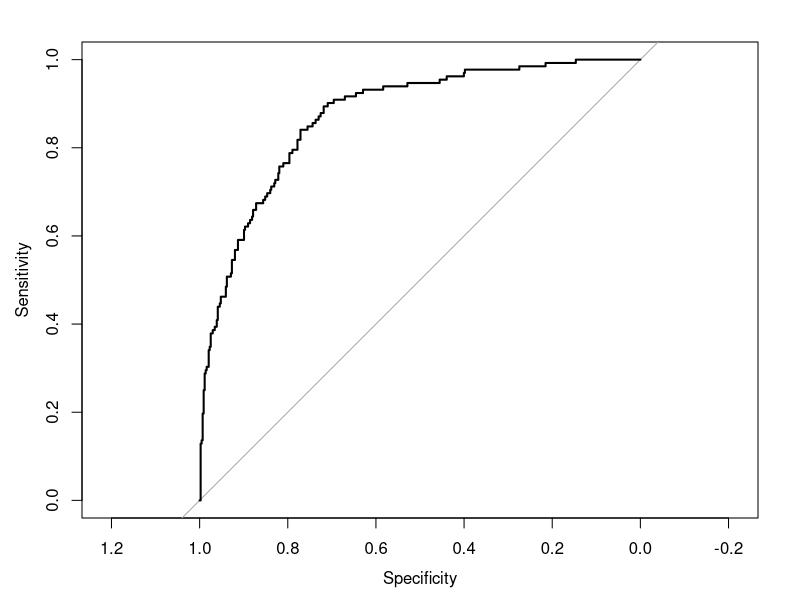
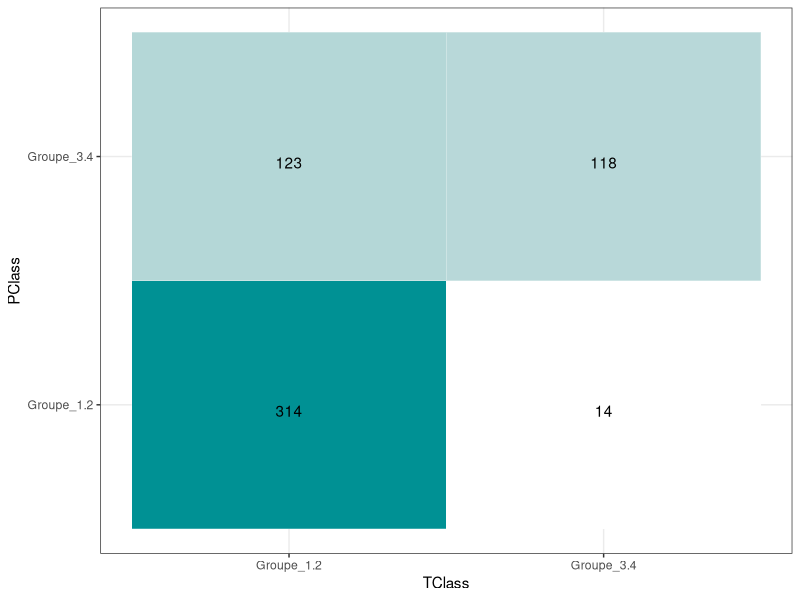

The R source for these figures, in order:
# chargement des packages
library("data.table")
library("dplyr")
library("car")
library("FactoMineR")
library("ggplot2")
library("ROCR")
library("pROC") 
# ---------------------------------------------------------------------------#
######
# importation des données
df <- read.csv(file.path("data/quality_index_rennes.csv"), 
               header=TRUE)
set.seed(45L)
dt_qualite_air <- data.table(df) # transformation en datatable

summary(dt_qualite_air[,23:31]) # résumé pour les données meteo, pour verifier les classes des colonnes

# on enlève les NA:
dt_qualite_air <- dt_qualite_air[which(! is.na(dt_qualite_air$wpgt)),]
dt_qualite_air <- dt_qualite_air[which(! is.na(dt_qualite_air$prcp)),]

# creation de la colonnes qualite_air_groupe
dt_qualite_air[, qualite_air_groupe := ifelse(code_qual %in% c(1, 2), "Groupe_1-2",
                                              ifelse(code_qual %in% c(3, 4), "Groupe_3-4", "Other"))]

dt_qualite_air$qualite_air_groupe<- as.factor(dt_qualite_air$qualite_air_groupe)

## Convertir les degrés en radians
dt_qualite_air <- dt_qualite_air %>%
  mutate(Angle_radians = wdir * pi / 180)

# Calculer les composantes x et y de la direction du vent
dt_qualite_air <- dt_qualite_air %>%
  mutate(Vent_x_est = cos(Angle_radians),
         Vent_y_nord = sin(Angle_radians))

 # ---------------------------------------------------------------------------#
######
#######
# creation du dataframe:
# on ajoute directement la colonne d'interet de groupe de qualité de l'air:
datamodele=data.frame(dt_qualite_air$qualite_air_groupe)
colnames(datamodele)<-"qualite_air_groupe"


# Ajouter un bouton "valider"
# On récupere les variables selectionnees par lutilisateur:
prcp = TRUE
wdir = TRUE
tavg = TRUE
tmin = FALSE
tmax = FALSE
wspd = TRUE   
wpgt = FALSE            
pres = TRUE
## LAG 
lag1=TRUE
lag2=FALSE
lag3=TRUE

# en fonction des variables selectionnées, on cree un nouveau dataframe:

if (prcp){ # si l'utilisateur a selectionne precipitation
  datamodele$prcp <-dt_qualite_air$prcp } # on ajoute la col au dataframe
if (wdir){
  datamodele$vent_x <-dt_qualite_air$Vent_x_est
  datamodele$vent_y <-dt_qualite_air$Vent_y_nord}
if (tmin){
  datamodele$tmin <-dt_qualite_air$tmin}
if (tmax){
  datamodele$tmax <-dt_qualite_air$tmax}
if (wspd){
  datamodele$wspd <-dt_qualite_air$wspd}
if (wpgt){
  datamodele$wpgt <-dt_qualite_air$wpgt}
if (pres){
  datamodele$pres <-dt_qualite_air$pres}
if (tavg){
  datamodele$tavg <-dt_qualite_air$tavg}

## en fonction de ce data frame, on fait les lag:

donnees_lagues1 <- datamodele %>%
  mutate_all(~lag(.))
colnames(donnees_lagues1) <- c("qualite_air_groupe_lag1", "prcp_lag1", "vent_x_lag1","vent_y_lag1","wspd_lag1", "pres_lag1","tavg_lag1")             

donnees_lagues2 <- donnees_lagues1 %>%
  mutate_all(~lag(.))
colnames(donnees_lagues2) <- c("qualite_air_groupe_lag2", "prcp_lag2", "vent_x_lag2","vent_y_lag2","wspd_lag2", "pres_lag2","tavg_lag2")             


donnees_lagues3 <- donnees_lagues2 %>%
  mutate_all(~lag(.))
colnames(donnees_lagues3) <- c("qualite_air_groupe_lag3", "prcp_lag3", "vent_x_lag3","vent_y_lag3","wspd_lag3", "pres_lag3","tavg_lag3")             


# on juxtapose les lag s'ils sont selectionnés:
if (lag1){
  datamodele <- cbind(datamodele, donnees_lagues1[,-1])} 
if (lag2){
  datamodele <- cbind(datamodele, donnees_lagues2[,-1])}
if (lag3){
  datamodele <- cbind(datamodele, donnees_lagues3[,-1])}

# en fonction des lags choisis, on enlèves les premières lignes
if (lag3){
  datamodele <- datamodele[-c(1:3),]
} else if (lag2){  datamodele <- datamodele[-c(1:2),]
}else if (lag1){
  datamodele <- datamodele[-c(1),]
}


## -----------------------------------------------------##
######
## Test du modeles avec les variables de l'utilisateur
## Creation des data train (80%) et test (20%)


# séparation en train et en test
n.train <- round(nrow(datamodele)*0.80,0)
train_indices <- sample(1:nrow(datamodele), n.train)

# Create the training dataset (data.train)
datamodele.train <- datamodele[train_indices, ]

# Create the testing dataset (data.test)
datamodele.test <- datamodele[-train_indices, ]

### ensuite on constuit le modèle et on le test
library("caret")

# Model estimations
#fitControl.LGOCV <- trainControl(
#  method = "LGOCV",
#  number=10,
#  p=0.6
#)

#mod.glm.LGOCV <- train(
#  qualite_air_groupe ~ .,
#  data=datamodele.train,
#  method="glm",
#  trControl = fitControl.LGOCV
#)

# pred.glm.grid <- predict(mod.glm.LGOCV,newdata=datamodele.test) # glm prediction

#mod.glm.LGOCV$results

#pred.glm <- predict(mod.glm.LGOCV)

###############

# Define the control parameters for cross-validation
ctrl <- trainControl(
  method = "cv",             # Cross-validation method
  number = 10,               # Number of folds
  summaryFunction = twoClassSummary,  # For binary classification
  classProbs = TRUE          # For obtaining class probabilities
)

datamodele.train$qualite_air_groupe <- make.names(datamodele.train$qualite_air_groupe)

# Fit the logistic regression model with cross-validation on the training data
mod.glm_cv <- train(
  qualite_air_groupe ~ .,   # Formula for your model
  data = datamodele.train,        # Training data
  method = "glm",           # Use glm for logistic regression
  family = "binomial",      # Binomial family for logistic regression
  trControl = ctrl          # Use the control parameters defined earlier
)

# On voit la prediction sur les donnees train 

scores.glm_test <- predict(mod.glm_cv, newdata = datamodele.train, type = "prob")
positive_class_probs <- scores.glm_test[, 1]

##############
# On fait une première matrice de confusion 

# pred_Bayes <- ifelse(positive_class_probs > 0.5, "Groupe_1.2", "Groupe_3.4")
# pred_Bayes <- as.factor(pred_Bayes)
# conf_matrix <- confusionMatrix(data = pred_Bayes,
#                                reference = as.factor(datamodele.train$qualite_air_groupe))
# conf_matrix
# print("Bonne accuracy juste 
#       On se rend compte que la spécificité est pas ouf")
# print("On regarde sur test si on a la même acc")
# 
# print("Essayons sur les données test")

### ----- matrice de confusion sur les données test:

# scores.glm_train <- predict(mod.glm_cv, newdata = datamodele.test, type = "prob")
# positive_class_probs_test <- scores.glm_train[, 1]
# pred_Bayes_test <- ifelse(positive_class_probs_test > 0.5, "Groupe_1-2", "Groupe_3-4")
# pred_Bayes_test <- as.factor(pred_Bayes_test)
# conf_matrix <- confusionMatrix(data = pred_Bayes_test,
#                                reference =as.factor( datamodele.test$qualite_air_groupe))
# conf_matrix
# print ("Globalemnt même résultat, donc à première vue pas trop de surajustement")
# 
# print ("on va essayer d'améliorer ça, avec un différent cutoff,
#        en faisant la courbe roc avec les données train")
#########################


## On fait donc la courbe ROC http://127.0.0.1:20533/graphics/a5d997c0-25c4-481f-87cd-10149d79a810.png
# Create an ROC object using the positive class probabilities
roc_obj <- roc(datamodele.train$qualite_air_groupe, positive_class_probs)

# Plot the ROC curve for the train dataset
plot(roc_obj)

# Get the coordinates of the ROC curve
optimal_cutoff <- coords(roc_obj, "best")$threshold

# Classify using the optimal cutoff
pred_CV <- ifelse(positive_class_probs > optimal_cutoff, "Groupe_1.2", "Groupe_3.4")
pred_CV <- as.factor(pred_CV)

# Evaluate the model on the test dataset
accuracy <- mean(pred_CV == datamodele.train$qualite_air_groupe)
datamodele.train$qualite_air_groupe <- as.factor(datamodele.train$qualite_air_groupe)

cat("Accuracy on Test Set:", accuracy, "\n")

conf_matrix <- confusionMatrix(data = pred_CV,
                               reference = datamodele.train$qualite_air_groupe)
conf_matrix


# un joli plot

x<-data.frame(conf_matrix$table)
TClass <- factor(x[,2])
PClass <- factor(x[,1])
Y      <- (x[,3])


ggplot(data =  x, mapping = aes(x = TClass, y = PClass)) +
  geom_tile(aes(fill = Y), colour = "white") +
  geom_text(aes(label = sprintf("%1.0f", Y)), vjust = 1) +
  scale_fill_gradient(low="white", high="#009194") +
  theme_bw() + theme(legend.position = "none")

##
# petite morale sur l'accuracy, la sensi et la spéci:

#Accuracy:
if (conf_matrix$overall[1]>0.9){
  accuracytxt="Votre accuracy est très bonne, bravo c'est un modèle qui semble bien prédire la qualité de l'air !"
}else if (conf_matrix$overall[1]>0.70){
  accuracytxt="Votre accuracy est bonne, votre modèle semble prédire correctement la qualité de l'air !"
}else if (conf_matrix$overall[1]>0.50){
  accuracytxt="Votre accuracy est moyenne, votre modèle semble ne predire que partiellement la qualité de l'air."
}else{
  accuracytxt="Votre accuracy est mauvaise, le modèle n'est pas bien adapté pour prédire la qualité de l'air."
}

#Sensitivité:
if (conf_matrix$byClass[1]>0.9){
  sensitxt="Votre sensibilité est très bonne, bravo vous predisez très bien les jours de bonne voire très bonne qualité de l'air (le groupe 1-2)"
}else if (conf_matrix$byClass[1]>0.70){
  sensitxt="Votre sensibilité est bonne, votre modèle semble prédire correctement les jours de bonne voire très bonne qualité de l'air  (le groupe 1-2)"
}else if (conf_matrix$byClass[1]>0.50){
  sensitxt="Votre sensibilité est moyenne, votre modèle semble ne predire que partiellement les jours de bonne voire très bonne qualité de l'air  (le groupe 1-2)."
}else{
  sensitxt="Votre sensibilité est mauvaise, le modèle n'est pas bien adapté pour prédire les jours de bonne voire très bonne qualité de l'air  (le groupe 1-2)."
}


# Spécificité:
if (conf_matrix$byClass[2]>0.9){
  specitxt="Votre spécificité est très bonne, bravo vous predisez très bien les jours où la qualité de l'air est degradé ou mauvaise, donc le groupe 3-4"
}else if (conf_matrix$byClass[2]>0.70){
  specitxt="Votre spécificité est bonne, votre modèle semble prédire correctement les jours où la qualité de l'air est degradé ou mauvaise, donc le groupe 3-4"
}else if (conf_matrix$byClass[2]>0.50){
  specitxt="Votre spécificité est moyenne, votre modèle semble ne predire que partiellement les jours où la qualité de l'air est degradé ou mauvaise, donc le groupe 3-4."
}else{
  specitxt="Votre spécificité est mauvaise, le modèle n'est pas bien adapté pour prédire les jours où la qualité de l'air est degradé ou mauvaise, donc le groupe 3-4."
}



phrase=paste("L'accuracy est de",round(conf_matrix$overall[1],3),", la sensibilité est de", round(conf_matrix$byClass[1],3),
             ", et la spécificité est de", round(conf_matrix$byClass[2],3))

fulltxtacc<- (paste("Votre accuracy = ",round(conf_matrix$overall[1],3),".", accuracytxt))
fulltxtsensi<-(paste("Votre sensibilité (capacité à donner un résultat positif lorsqu'une hypothèse est vérifiée) =",
            round(conf_matrix$byClass[1],3),".",sensitxt))
fulltxtspeci<-(paste("Votre spécificité (capacité à donner un résultat négatif lorsqu'une hypothèse est vérifiée) =",
            round(conf_matrix$byClass[2],3),".",specitxt))
